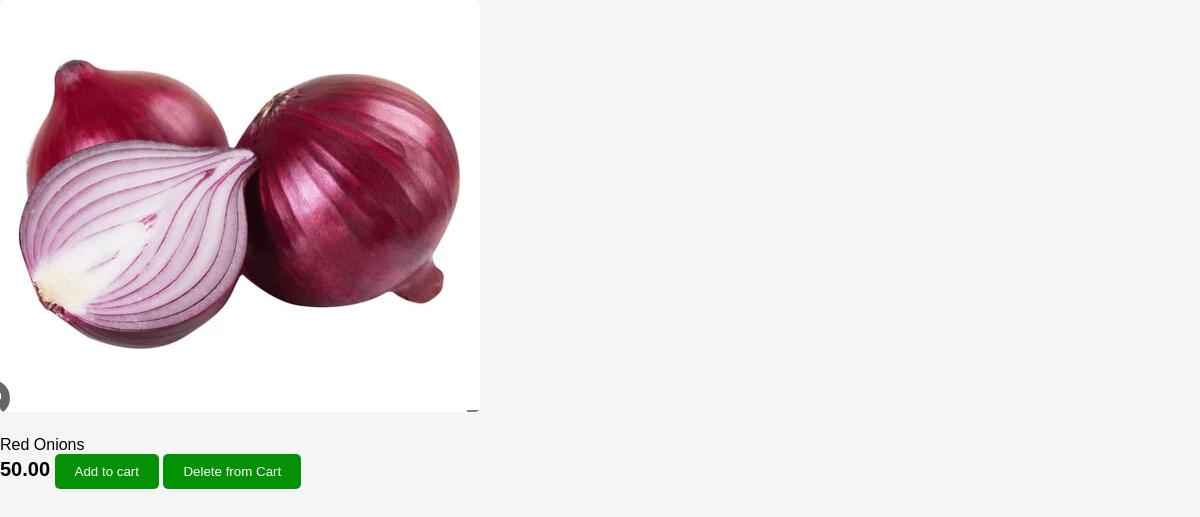
Page /inventory/products/1/ on the committed database.
### inventory/models.py (models this page shows, shortened)
class Product(models.Model):
    vendor = models.ForeignKey(Vendor,null=True,on_delete=models.CASCADE)
    name=models.CharField(max_length=32)
    price=models.DecimalField(max_digits=8,decimal_places=2)
    description=models.TextField()
    image=models.ImageField(upload_to='images/')
    date_created=models.DateTimeField(auto_now_add=True)
    date_updated=models.DateTimeField(auto_now=True)
    stock=models.PositiveIntegerField()

### inventory/views.py (the view)
# urls.py: path("products/<int:id>/",product_detail, name="product_detail_view"),
def product_detail(request,id):
    product = Product.objects.get(id=id)
    return render(request,"inventory/product_details.html", {"product":product})

### templates/inventory/product_details.html (shortened to what this page needs)
<!DOCTYPE html>
<html lang="en">
<head>
</head>
<body>
    <div>
        <img src="{{ product.image.url }}" alt="{{ product.title}}" class="images">
        <p class="product-description"> {{ product.description}}</p>
        <span class="product-price"> {{ product.price}}</span>
        <button class="add-to-cart-btn">Add to cart</button>
        <button class="add-to-cart-btn">Delete from Cart</button>
    </div>
</body>
</html>

### templates/inventory/product_details.html (style rules this page uses)
body { font-family: Arial, sans-serif; margin: 0; padding: 0; background-color: #f5f5f5; }
.images { max-width: 100%; height: auto; border-radius: 5px; margin-bottom: 10px; }
.product-description { font-size: 1rem; color:black; margin: 0; }
.product-price { font-size: 1.25rem; font-weight: bold; color:black; }
.add-to-cart-btn { background-color:rgb(4, 146, 4); color: white; border: none; padding: 10px 20px; border-radius: 5px; cursor: pointer; transition: background-color 0.3s ease; }

### rows in the picture
Product: image (picture), description "Red Onions", price "50.00"
